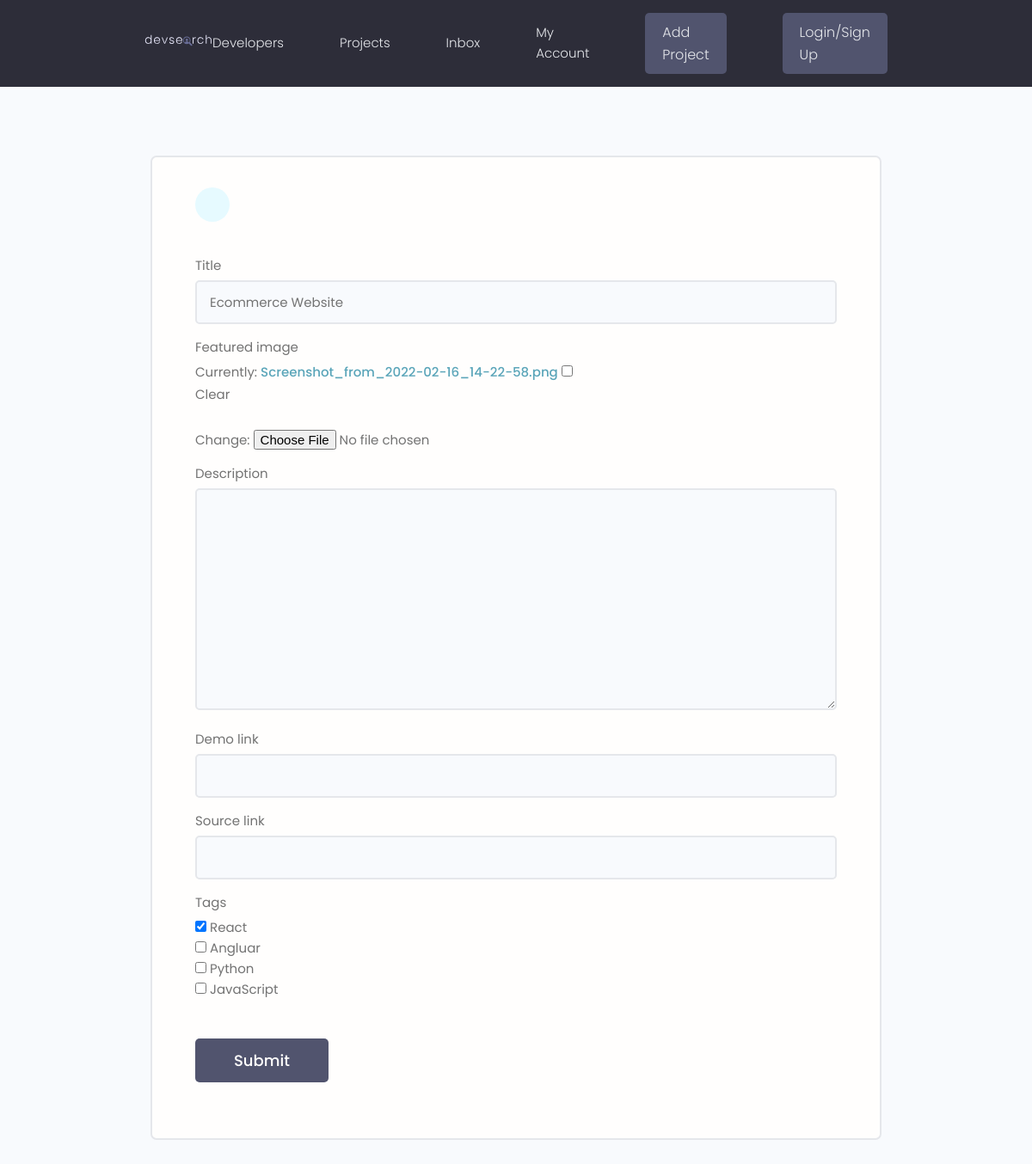
The app's page /create-project/b06f66eb-680f-4cb9-814a-ed6b127646ad/, older data.
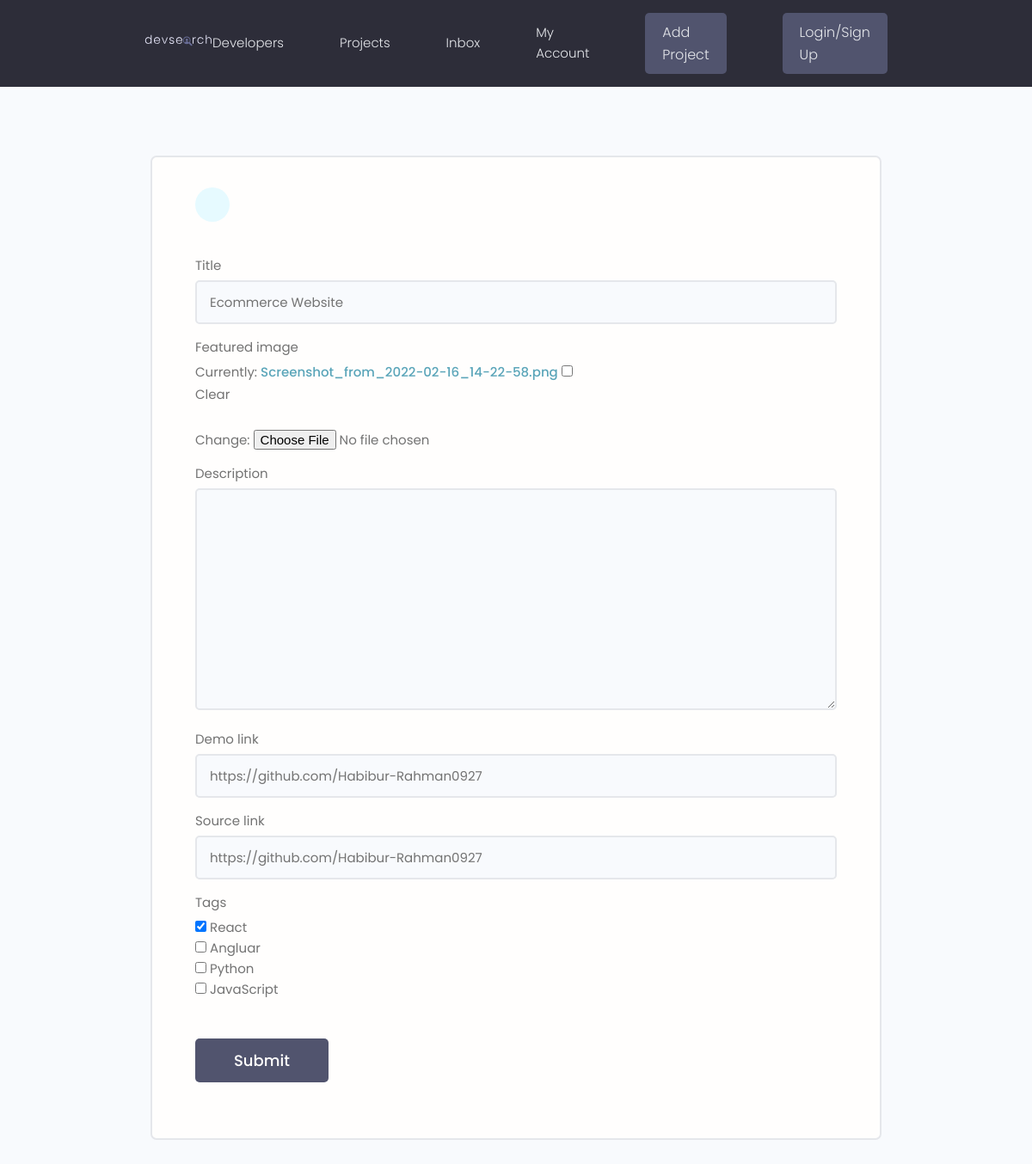
The same page, newer data.
### projects/models.py (models this page shows, shortened)
class Project(models.Model):
    title = models.CharField(max_length=200)
    description = models.TextField(null=True, blank=True)
    featured_image = models.ImageField(null=True, blank=True,default="default.jpg")
    demo_link = models.CharField(max_length=2000, null=True, blank=True)
    source_link = models.CharField(max_length=2000, null=True, blank=True)
    tags = models.ManyToManyField('Tag', blank=True)
    vote_total = models.IntegerField(default=0, null=True, blank=True)
    vote_ratio = models.IntegerField(default=0, null=True, blank=True)
    created = models.DateField(auto_now_add=True)
    id = models.UUIDField(default=uuid.uuid4, unique=True, primary_key=True, editable=False)

### projects/views.py (the view)
# urls.py: path('create-project/<str:pk>/', views.updateProject, name='update-project'),
def updateProject(request, pk):
    project = Project.objects.get(id=pk)
    form = ProjectForm(instance=project)
    if request.method == 'POST':
        form = ProjectForm(request.POST, request.FILES, instance=project)
        if form.is_valid():
            form.save()
            return redirect('projects')
    context = {'form': form}
    return render(request, 'projects/project_form.html', context)

### projects/forms.py
class ProjectForm(ModelForm):
    class Meta:
        model = Project
        fields = ['title', 'featured_image', 'description', 'demo_link', 'source_link', 'tags']
        widgets = {
            'tags': forms.CheckboxSelectMultiple()
        }
    def __init__(self, *args, **kwargs):
        super(ProjectForm, self).__init__(*args, **kwargs)
        for k, field in self.fields.items():
            field.widget.attrs.update({'class': 'input'})

### projects/models.py (called while the page is built)
    def __str__(self):
        return self.name

### projects/templates/projects/project_form.html (shortened to what this page needs)
{% extends 'main.html' %}
{% block content %}
<main class="formPage my-xl">
    <div class="content-box">
        <div class="formWrapper">
            <a class="backButton" href="#"></a>
            <br>
            <form class="form" method="POST" enctype="multipart/form-data">
                {% for field in form %}
                <div class="form__field">
                    <label for="formInput#text">{{field.label}}</label>
                    {{field}}
                </div>
                {% endfor %}
                <input class="btn btn--sub btn--lg  my-md" type="submit" value="Submit" />
            </form>
        </div>
    </div>
</main>
{% endblock %}

Row changes from the older to the newer data that the page shows:
changed Project "Ecommerce Website": demo_link (not shown) → "https://github.com/Habibur-Rahman0927"; source_link (not shown) → "https://github.com/Habibur-Rahman0927"
